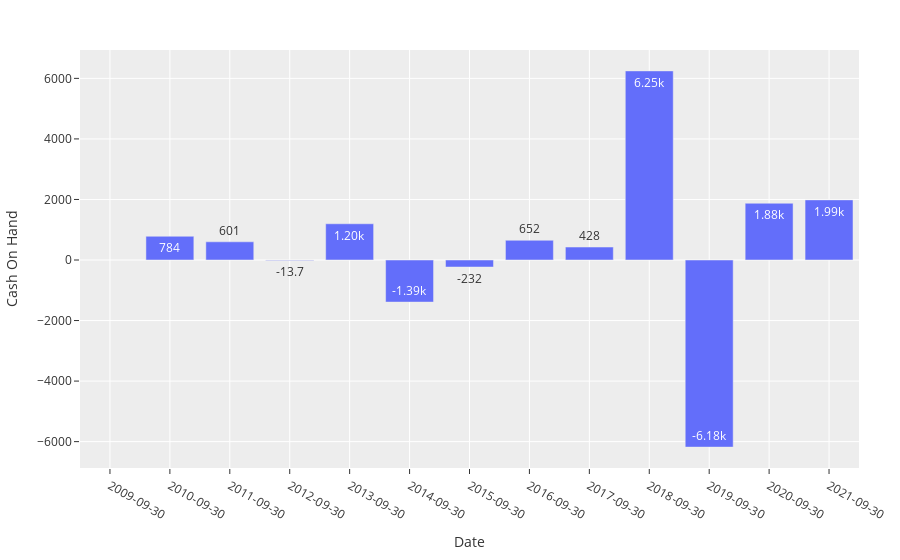

Source (notebook cell):
### Markdown cell above
### Free Cash Flow

### Code cell
fig_fcf = px.bar(dict_balsheet[st]['Cash On Hand'].diff(), y='Cash On Hand', text_auto='.3s')
fig_fcf.update_xaxes(type='category')
fig_fcf.update_layout(template=THEME, margin = MARGIN)
fig_fcf.show()

### Figure 1 — Plotly figure (JSON) as saved in the notebook; plotly's stock layout.template omitted (floating-point values rounded to 4 significant figures)
{"data": [{"alignmentgroup": "True", "hovertemplate": "Date=%{x}<br>Cash On Hand=%{y}<extra></extra>", "legendgroup": "", "marker": {"color": "#636efa", "pattern": {"shape": ""}}, "name": "", "offsetgroup": "", "orientation": "v", "showlegend": false, "textposition": "auto", "texttemplate": "%{y:.3s}", "type": "bar", "x": ["2009-09-30", "2010-09-30", "2011-09-30", "2012-09-30", "2013-09-30", "2014-09-30", "2015-09-30", "2016-09-30", "2017-09-30", "2018-09-30", "2019-09-30", "2020-09-30", "2021-09-30"], "xaxis": "x", "y": [null, 783.6, 601.0, -13.7, 1197.0, -1390.0, -232.4, 651.8, 427.7, 6247.0, -6181.0, 1875.0, 1986.0], "yaxis": "y"}], "layout": {"barmode": "relative", "legend": {"tracegroupgap": 0}, "margin": {"b": 30, "l": 25, "r": 25, "t": 50}, "xaxis": {"anchor": "y", "domain": [0, 1], "title": {"text": "Date"}, "type": "category"}, "yaxis": {"anchor": "x", "domain": [0, 1], "title": {"text": "Cash On Hand"}}}}
